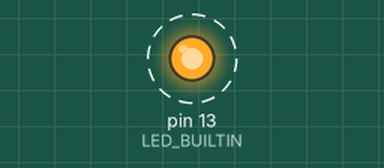
This sketch was run on a simulated Arduino Uno, built with avr-gcc and run on an emulated ATmega328P. Shown: output pins drawn as LEDs (lit = HIGH). Dashed ring = blinking. What the sketch prints to the serial monitor is not drawn.

Above: at 0.5 s.
Timing chart, 0 to 4.6 s (numbered marks = the images above):
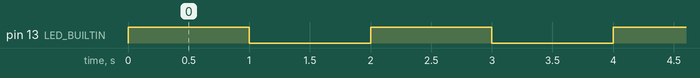

Measured:
- by itself, pin 13 (LED_BUILTIN): alternates HIGH for 1.0 s and LOW for 1.0 s

The sketch:

2_Arduino_BuiltInLED.ino
```cpp
void setup() {
    Serial.begin(9600);
    pinMode(LED_BUILTIN, OUTPUT);
}

void loop() {
    Serial.println("status LED: hidup");
    digitalWrite(LED_BUILTIN, HIGH);
    delay(1000);
    Serial.println("status LED: mati");
    digitalWrite(LED_BUILTIN, LOW);
    delay(1000);
}
```
